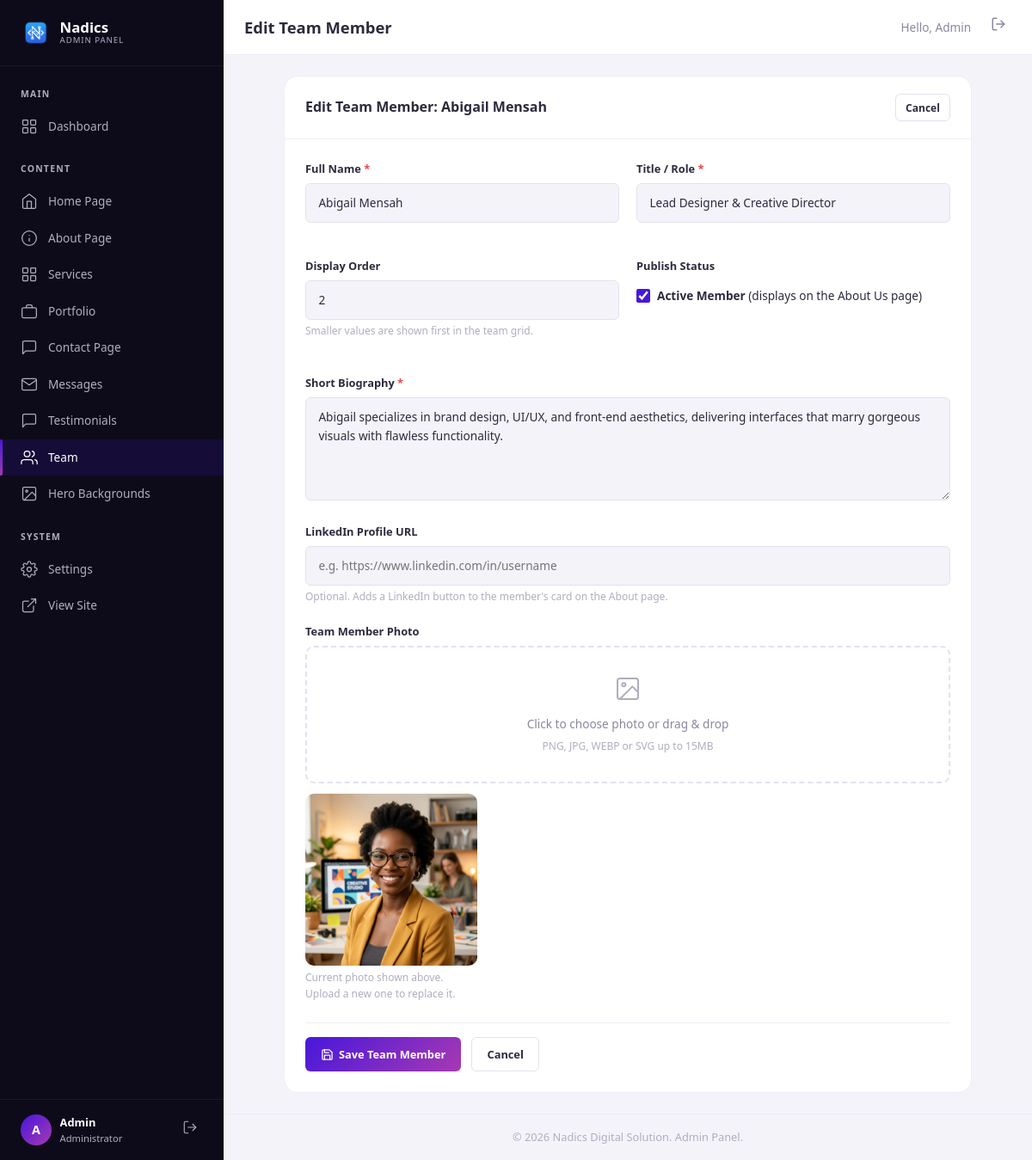
Page /admin/team.php?action=edit&id=2 (signed in) on the committed database.
### tables this page shows
CREATE TABLE IF NOT EXISTS team_members (
    id           INT AUTO_INCREMENT PRIMARY KEY,
    name         VARCHAR(150) NOT NULL,
    title        VARCHAR(150) NOT NULL,
    image_url    VARCHAR(500) NOT NULL,
    bio          TEXT         DEFAULT NULL,
    linkedin_url VARCHAR(500) DEFAULT NULL,
    display_order INT         DEFAULT 0,
    is_active    TINYINT(1)   DEFAULT 1,
    created_at   TIMESTAMP    DEFAULT CURRENT_TIMESTAMP,
    INDEX idx_active (is_active)
);

### includes/functions.php (called while the page is built, shortened)
<?php
function sanitize(string $input): string {
    return htmlspecialchars(trim($input), ENT_QUOTES, 'UTF-8');
}

### admin/team.php (the view, shortened to what this page needs)
<?php
$db = getDB();
$action = $_GET['action'] ?? 'list';
$edit_item = null;
if ($action === 'edit' && isset($_GET['id'])) {
    $edit_id = (int)$_GET['id'];
    if ($db) {
        try {
            $stmt = $db->prepare("SELECT * FROM team_members WHERE id = :id");
            $stmt->execute([':id' => $edit_id]);
            $edit_item = $stmt->fetch();
        } catch (PDOException $e) {
            $flash_message = 'Database error: ' . $e->getMessage();
            $flash_type = 'error';
            $action = 'list';
        }
    }
}
require_once __DIR__ . '/includes/admin-header.php';
?>
<?php if ($action === 'list'): ?>
    <div class="admin-card">
        <div class="admin-card__header">
            <h2 class="admin-card__title">Leadership Team Members</h2>
            <a href="<?= ADMIN_URL ?>/team.php?action=add" class="admin-btn admin-btn--primary admin-btn--sm">
                <svg viewBox="0 0 24 24" fill="none" stroke="currentColor" stroke-width="2" stroke-linecap="round" stroke-linejoin="round"><line x1="12" y1="5" x2="12" y2="19"/><line x1="5" y1="12" x2="19" y2="12"/></svg>
                Add Team Member
            </a>
        </div>
        <div class="admin-card__body" style="padding: 0;">
            <?php
            $team = [];
            if ($db) {
                try {
                    $team = $db->query("SELECT * FROM team_members ORDER BY display_order ASC, name ASC")->fetchAll();
                } catch (PDOException $e) {
                    echo '<div class="admin-alert admin-alert--error" style="margin: 1.5rem;">Database query error: ' . sanitize($e->getMessage()) . '</div>';
                }
            }
            if (empty($team)): ?>
                <div class="admin-empty">
                    <svg viewBox="0 0 24 24" fill="none" stroke="currentColor" stroke-width="1.5" stroke-linecap="round" stroke-linejoin="round">
                        <path d="M17 21v-2a4 4 0 0 0-4-4H5a4 4 0 0 0-4 4v2"/><circle cx="9" cy="7" r="4"/><path d="M23 21v-2a4 4 0 0 0-3-3.87"/><path d="M16 3.13a4 4 0 0 1 0 7.75"/></svg>
                    <h3 class="admin-empty__title">No Team Members Found</h3>
                    <p class="admin-empty__desc">There are no leadership team members configured yet.</p>
                    <a href="<?= ADMIN_URL ?>/team.php?action=add" class="admin-btn admin-btn--primary" style="margin-top: 1rem;">Add First Member</a>
                </div>
            <?php else: ?>
                <div class="table-responsive">
                    <table class="admin-table">
                        <thead>
                            <tr>
                                <th>Photo</th>
                                <th>Name</th>
                                <th>Title / Role</th>
                                <th>Display Order</th>
                                <th>Status</th>
                                <th>Actions</th>
                            </tr>
                        </thead>
                        <tbody>
                            <?php foreach ($team as $member): ?>
                                <tr>
                                    <td>
                                        <div style="width: 48px; height: 48px; border-radius: 50%; overflow: hidden; background: var(--admin-bg); border: 1px solid var(--admin-border-light);">
                                            <img src="<?= SITE_URL . '/' . sanitize($member['image_url']) ?>" alt="<?= sanitize($member['name']) ?>" style="width: 100%; height: 100%; object-fit: cover;">
                                        </div>
                                    </td>
                                    <td>
                                        <div style="font-weight: 600; color: var(--admin-text);"><?= sanitize($member['name']) ?></div>
                                    </td>
                                    <td>
                                        <div style="color: var(--admin-text-light);"><?= sanitize($member['title']) ?></div>
                                    </td>
                                    <td>
                                        <span style="font-family: monospace; font-size: 0.9rem;"><?= $member['display_order'] ?></span>
                                    </td>
                                    <td>
                                        <?php if ($member['is_active']): ?>
                                            <span class="admin-badge admin-badge--success">Active</span>
                                        <?php else: ?>
                                            <span class="admin-badge admin-badge--muted">Inactive</span>
                                        <?php endif; ?>
                                    </td>
                                    <td>
                                        <div class="btn-group">
                                            <a href="<?= ADMIN_URL ?>/team.php?action=edit&id=<?= $member['id'] ?>" class="admin-btn admin-btn--outline admin-btn--sm" title="Edit Member">
                                                <svg viewBox="0 0 24 24" fill="none" stroke="currentColor" stroke-width="2" stroke-linecap="round" stroke-linejoin="round">
                                                    <path d="M11 4H4a2 2 0 0 0-2 2v14a2 2 0 0 0 2 2h14a2 2 0 0 0 2-2v-7"/>
                                                    <path d="M18.5 2.5a2.121 2.121 0 1 1 3 3L12 15l-4 1 1-4 9.5-9.5z"/>
                                                </svg>
                                            </a>
                                            <form action="" method="POST" style="display:inline;" onsubmit="return confirm('Are you sure you want to delete this team member?');">
                                                <?= csrfField() ?>
                                                <input type="hidden" name="id" value="<?= $member['id'] ?>">
                                                <input type="hidden" name="post_action" value="delete">
                                                <button type="submit" class="admin-btn admin-btn--danger admin-btn--sm" title="Delete Member" style="padding: 0.35rem 0.5rem;">
                                                    <svg viewBox="0 0 24 24" fill="none" stroke="currentColor" stroke-width="2" stroke-linecap="round" stroke-linejoin="round"><polyline points="3 6 5 6 21 6"/><path d="M19 6v14a2 2 0 0 1-2 2H7a2 2 0 0 1-2-2V6m3 0V4a2 2 0 0 1 2-2h4a2 2 0 0 1 2 2v2"/></svg>
                                                </button>
                                            </form>
                                        </div>
                                    </td>
                                </tr>
                            <?php endforeach; ?>
                        </tbody>
                    </table>
                </div>
            <?php endif; ?>
        </div>
    </div>
<?php elseif ($action === 'add' || $action === 'edit'): ?>
    <div class="admin-card" style="max-width: 800px; margin: 0 auto;">
        <div class="admin-card__header">
            <h2 class="admin-card__title"><?= $action === 'add' ? 'Add New Team Member' : 'Edit Team Member: ' . sanitize($edit_item['name']) ?></h2>
            <a href="<?= ADMIN_URL ?>/team.php" class="admin-btn admin-btn--outline admin-btn--sm">Cancel</a>
        </div>
        <div class="admin-card__body">
            <form action="" method="POST" enctype="multipart/form-data" class="admin-form">
                <div class="admin-form__row">
                    <div class="admin-form__group">
                        <label for="name" class="admin-form__label">Full Name <span class="required">*</span></label>
                        <input type="text" name="name" id="name" class="admin-form__input" placeholder="e.g. Ebenezer Owusu" value="<?= sanitize($_POST['name'] ?? $edit_item['name'] ?? '') ?>" required>
                    </div>
                    <div class="admin-form__group">
                        <label for="title" class="admin-form__label">Title / Role <span class="required">*</span></label>
                        <input type="text" name="title" id="title" class="admin-form__input" placeholder="e.g. Chief Executive Officer" value="<?= sanitize($_POST['title'] ?? $edit_item['title'] ?? '') ?>" required>
                    </div>
                </div>
                <div class="admin-form__row">
                    <div class="admin-form__group">
                        <label for="display_order" class="admin-form__label">Display Order</label>
                        <input type="number" name="display_order" id="display_order" class="admin-form__input" min="0" value="<?= (int)($_POST['display_order'] ?? $edit_item['display_order'] ?? 0) ?>">
                        <span class="admin-form__help">Smaller values are shown first in the team grid.</span>
                    </div>
                    <div class="admin-form__group">
                        <label class="admin-form__label">Publish Status</label>
                        <label class="admin-form__checkbox" style="margin-top: 0.85rem;">
                            <input type="checkbox" name="is_active" value="1" <?= (isset($_POST['is_active']) || ($action === 'edit' && $edit_item['is_active']) || $action === 'add') ? 'checked' : '' ?>>
                            <span><strong>Active Member</strong> (displays on the About Us page)</span>
                        </label>
                    </div>
                </div>
                <div class="admin-form__group">
                    <label for="bio" class="admin-form__label">Short Biography <span class="required">*</span></label>
                    <textarea name="bio" id="bio" class="admin-form__textarea" placeholder="Enter a brief background, qualifications, and focus area for this team member..." required><?= sanitize($_POST['bio'] ?? $edit_item['bio'] ?? '') ?></textarea>
                </div>
                <div class="admin-form__group">
                    <label for="linkedin_url" class="admin-form__label">LinkedIn Profile URL</label>
                    <input type="url" name="linkedin_url" id="linkedin_url" class="admin-form__input" placeholder="e.g. https://www.linkedin.com/in/username" value="<?= sanitize($_POST['linkedin_url'] ?? $edit_item['linkedin_url'] ?? '') ?>">
                    <span class="admin-form__help">Optional. Adds a LinkedIn button to the member's card on the About page.</span>
                </div>
                <div class="admin-form__group">
                    <label class="admin-form__label">Team Member Photo <span class="required"><?= $action === 'add' ? '*' : '' ?></span></label>
                    <div class="image-upload" onclick="document.getElementById('project_image').click();">
                        <svg viewBox="0 0 24 24" fill="none" stroke="currentColor" stroke-width="1.5" stroke-linecap="round" stroke-linejoin="round">
                            <rect x="3" y="3" width="18" height="18" rx="2" ry="2"/>
                            <circle cx="8.5" cy="8.5" r="1.5"/>
                            <polyline points="21 15 16 10 5 21"/>
                        </svg>
                        <div class="image-upload__text">Click to choose photo or drag &amp; drop</div>
                        <div class="image-upload__hint">PNG, JPG, WEBP or SVG up to 15MB</div>
                    </div>
                    <div class="image-preview" id="imagePreviewContainer" style="<?= ($action === 'edit' && !empty($edit_item['image_url'])) ? '' : 'display:none;' ?>">
                        <img id="imagePreviewImage" src="<?= ($action === 'edit' && !empty($edit_item['image_url'])) ? SITE_URL . '/' . $edit_item['image_url'] : '#' ?>" alt="Preview" style="max-height: 200px; border-radius: var(--radius-md);">
                        <span class="admin-form__help" id="imagePreviewHelp" style="display:block; margin-top:0.25rem;">
                            <?= $action === 'edit' ? 'Current photo shown above. Upload a new one to replace it.' : 'Selected photo preview.' ?>
                        </span>
                    </div>
                </div>
                <div class="admin-form__actions">
                    <button type="submit" class="admin-btn admin-btn--primary">
                        <svg viewBox="0 0 24 24" fill="none" stroke="currentColor" stroke-width="2" stroke-linecap="round" stroke-linejoin="round"><path d="M19 21H5a2 2 0 0 1-2-2V5a2 2 0 0 1 2-2h11l5 5v11a2 2 0 0 1-2 2z"/><polyline points="17 21 17 13 7 13 7 21"/><polyline points="7 3 7 8 15 8"/></svg>
                        Save Team Member
                    </button>
                    <a href="<?= ADMIN_URL ?>/team.php" class="admin-btn admin-btn--outline">Cancel</a>
                </div>
            </form>
        </div>
    </div>
<?php endif; ?>
<?php require_once __DIR__ . '/includes/admin-footer.php'; ?>

### rows in the picture
team_members: name "Abigail Mensah", title "Lead Designer & Creative Director", display_order "2", is_active "☑", bio "Abigail specializes in brand design, UI/UX, and front-end aesthetics, delivering interfaces that marry gorgeous visuals with flawless functionality.", image_url (picture)

### other values in the picture
substr(getAdminName(), 0, 1) "A"
getAdminName() "Admin"
$admin_title "Edit Team Member"
SITE_NAME "Nadics Digital Solution"
